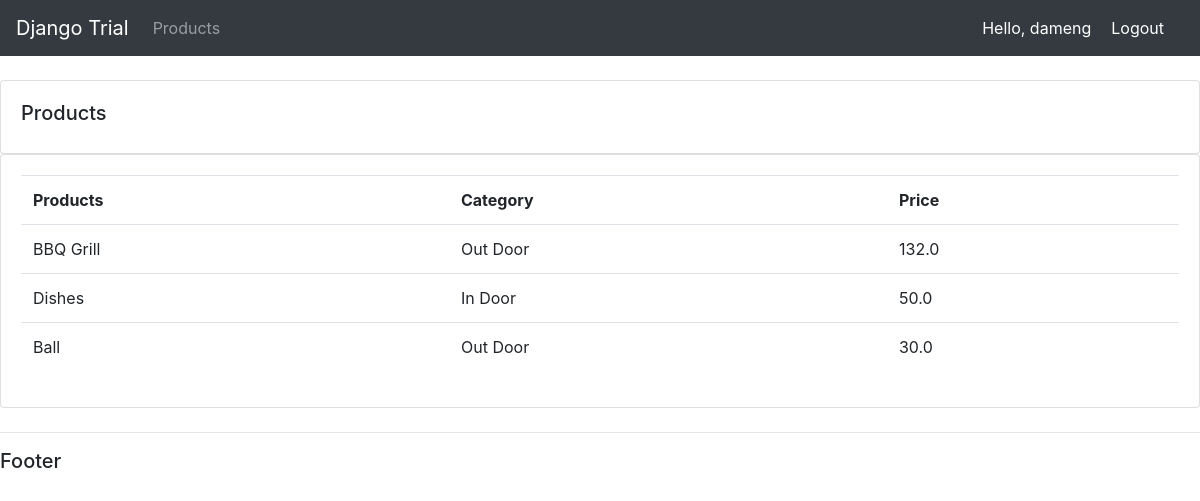
Screenshot of /products/ (signed in) with the database file from the repository.
### accounts/models.py (models this page shows, shortened)
class Product(models.Model):
  CATEGORY = (
    ('In Door', 'In Door'),
    ('Out Door', 'Out Door')
  )
  name = models.CharField(max_length=200, null=True)
  price = models.FloatField(null=True)
  category = models.CharField(max_length=200, null=True, choices=CATEGORY)
  description = models.CharField(max_length=200, null=True, blank=True)
  date_created = models.DateTimeField(auto_now_add=True)
  tags = models.ManyToManyField(Tag)

### accounts/views.py (the view)
# urls.py: path('products/', views.products, name="products"),
@login_required(login_url='signin')
def products(request):
    products = Product.objects.all()
    return render(request, 'accounts/products.html', {'products': products})

### accounts/templates/accounts/products.html
{% extends 'accounts/main.html' %}
{% block content %}
  <div class="mt-4 mb-4 row">
    <div class="col-md">
      <div class="card card-body">
        <h5>Products</h5>
      </div>
      <div class="card card-body">
        <table class="table">
          <tr>
            <th>Products</th>
            <th>Category</th>
            <th>Price</th>
          </tr>
          {% for i in products %}
            <tr>
              <td>{{ i.name }}</td>
              <td>{{ i.category }}</td>
              <td>{{ i.price }}</td>
            </tr>
          {% endfor %}
        </table>
      </div>
    </div>
  </div>
{% endblock %}

### accounts/templates/accounts/navbar.html (shortened to what this page needs)
<nav class="navbar navbar-expand-lg navbar-dark bg-dark">
  {% if request.user.is_staff %}
    <a class="navbar-brand" href="{% url 'home' %}">Django Trial</a>
  {% endif %}
  <div class="collapse navbar-collapse" id="navbarSupportedContent">
    <ul class="navbar-nav mr-auto">
      <li class="nav-item">
        <a class="nav-link" href="{% url 'products' %}">Products</a>
      </li>
    </ul>
  </div>
  <span class="hello-msg">Hello, {{ request.user }}</span>
  <span><a class="hello-msg" href="{% url 'signout' %}">Logout</a></span>
</nav>

### accounts/templates/accounts/navbar.html (style rules this page uses)
.hello-msg { font-size: 16px; color: white; margin-right: 20px; }

### rows the page displays
Product: name "BBQ Grill", category "Out Door", price "132.0"
Product: name "Dishes", category "In Door", price "50.0"
Product: name "Ball", category "Out Door", price "30.0"

### other values shown
{{ request.user }} "dameng"
